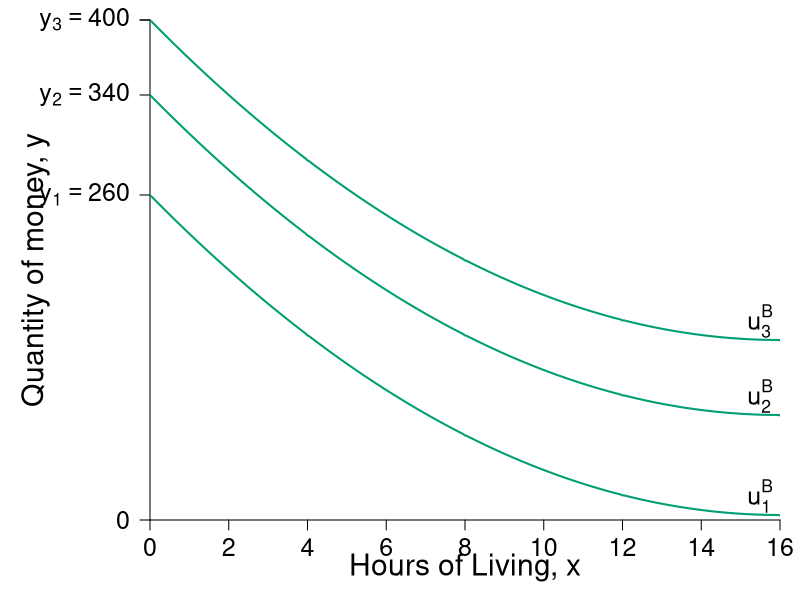

The R source for this figure: (Note: this script raises an error after producing the figure.)
require(shape)
pdf(file = "property/qql_y_indiff_new.pdf", width = 9, height = 7)

#Set parameters for graphics
namesize <- 1.3
pointsize <- 1.8
axislabelsize <- 1.8
labelsize <- 1.5
namesize <- 1.8
annotatesize <- 1.5
graphlinewidth <- 2
segmentlinewidth <- 1.5


COL <- c("#7fc97f", "#beaed4", "#fdc086", "#ffff99", "#386cb0", "#f0027f", "#bf5b17", "#666666")
COLA <- c("#99d8c9","#66c2a4","#41ae76", "#238b45", "#005824")
COLB <- c("#4eb3d3", "#2b8cbe", "#0868ac","#084081")
grays <- gray.colors(25, start = 1, end = 0)
CBCols <- c("#009E73","#0072B2","#E69F00","#CC79A7", "#F0E442")

#Edited the margins to cater for the larger LHS labels
par(mar =  c(4, 7.5, 1, 1))

mrsA <- function(x, rmax = 32, xmax = 16) {
  rmax - (rmax/xmax)*x
}

uA <- function(x, y, rmax = 32, xmax = 16) {
  (y) + rmax*(x) - (1/2)*(rmax/xmax)*(x)^2
}

indiffA <- function(x, uA = 256, rmax = 32, xmax = 16) {
  uA - rmax*(x) + (1/2)*(rmax/xmax)*(x)^2
}

bcA <- function(x, w = 20, p = 2) {
  w - p*x
}


xlims <- c(0, 16)
ylims <- c(0, 400)

npts <- 501 
x <- seq(xlims[1], xlims[2], length.out = npts)
y <- seq(ylims[1], ylims[2], length.out = npts) 
a <- c(260, 340, 400)

plot(0, 0, xlim = xlims, ylim = ylims, type = "n",
     xlab = expression(paste("")),
     ylab = expression(paste("")), 
     xaxt = "n", 
     yaxt = "n", 
     cex.lab = axislabelsize, 
     bty = "n",
     xaxs="i", 
     yaxs="i")

# ticksy <- seq(from = 0, to = ylims[2], by = 2)
# ylabels <- seq(from = 0, to = ylims[2], by = 2)
# ticksx <- seq(from = 0, to = xlims[2], by = 2)
# xlabels <- seq(from = 0, to = xlims[2], by = 2)
ticksy <- c(0, a[1], a[2], a[3], ylims[2])
ylabels <- c(0, expression(paste(y[1] == 260)), expression(paste(y[2] == 340)), expression(paste(y[3] == 400)), NA)
ticksx <- seq(0, xlims[2], 2)
xlabels <- seq(0, xlims[2], 2)

axis(1, at = ticksx, pos = 0, labels = xlabels, cex.axis = labelsize)
axis(2, at = ticksy, pos = 0, labels = ylabels, las = 1, cex.axis = labelsize)

npts <- 500 
xx1 <- seq(xlims[1], xlims[2], length.out = npts)

#lines(xx1, bcA(xx1, w = 12, p = 1), col = COLB[3], lwd = graphlinewidth)
#lines(xx1, indiffA1(xx1, uA = 20, rmax = 2.5, xmax = 10), col = COLB[4], lwd = graphlinewidth)

#mtext(expression(paste("Hours of Living, ", x)), side=1, line = 2.5, cex = axislabelsize)
text( 0.5*xlims[2],-38, expression(paste("Hours of Living, ", x)), xpd = TRUE, cex = axislabelsize) 
text(-2.9, 0.5*ylims[2], expression(paste("Quantity of money, ", y)), xpd = TRUE, cex = axislabelsize, srt = 90) 

#segments(4.11765, 6.17647, 5.88, 8.88, lty = 1, col = COL[2] , lwd = graphlinewidth)
#text(7.3, 3, expression("Pareto Efficient"))
#text(7.3, 2.5, expression("Curve"))
#Arrows(7.3, 3.5, 7.3, 6.1, col = "black", lty = 1, lwd = 2, arr.type = "triangle", arr.lwd = 0.5)

#Label the iso-welfare functions for the HG, Aisha
text(15.5, indiffA(x = 15.5, uA = a[1]) + 15, expression(u[1]^B), cex = annotatesize)
text(15.5, indiffA(x = 15.5, uA = a[2]) + 15, expression(u[2]^B), cex = annotatesize) 
text(15.5, indiffA(x = 15.5, uA = a[3]) + 15, expression(u[3]^B), cex = annotatesize)
#text(6.6, 8.3, expression(u[4]^A))

#Label mrs function
#text(10, 8, expression(paste(mrs(x,y) == r[max] - frac(r[max], x[max])*x)))
#Arrows(10, 7.5, 10, 5.6, col = "black", lty = 1, lwd = 2, arr.type = "triangle", arr.lwd = 0.5)

#Label satiation
#text(20, 4, expression(paste(x[max] == "Point")))
#text(20, 3, expression(paste("of Satiation")))
#Arrows(20, 2.5, 20, 0.5, col = "black", lty = 1, lwd = 2, arr.type = "triangle", arr.lwd = 0.5)

#Label highest willingness to pay
# text(5, 10.5, expression(paste(r[max] == "Maximum")))
# text(5, 9.5, expression(paste("Willingness to Pay")))
# Arrows(3, 10, 0.5, 10, col = "black", lty = 1, lwd = 2, arr.type = "triangle", arr.lwd = 0.5)


contour(x, y, 
        outer(x, y, uA),
        drawlabels = FALSE,
        col = CBCols[1],
        #cex.lab = axislabelsize,
        lwd = graphlinewidth,
        levels = a, 
        xaxs="i", 
        yaxs="i", 
        add = TRUE)

#segments(0, 6, 6, 6, lty = 2, col = "gray" , lwd = segmentlinewidth)
#segments(6, 0, 6, 6, lty = 2, col = "gray" , lwd = segmentlinewidth)


slopeline <- function(x, yint, slope = 1.5){
  yint - slope*x
}

# #segment at 2 hours of work
# segments(2, 0, 2, ylims[2], lty = 2, col = grays[20] , lwd = segmentlinewidth)
# #segment at 10 hours of work


# segments(8, 0, 8, indiffA(x = secondpointsx[2], uA = a[2]), lty = 2, col = grays[20] , lwd = segmentlinewidth)
# segments(0, indiffA(x = secondpointsx[2], uA = a[2]), 8, indiffA(x = secondpointsx[2], uA = a[2]), lty = 2, col = grays[20] , lwd = segmentlinewidth)


# slopex1 <- seq(0.5,3.5,length.out = 200)
# lines(slopex1, slopeline(slopex1, yint = a[1] - 5, slope = mrsA(x = 2)), col = Grays[21], lty = 2, lwd = graphlinewidth)
# lines(slopex1, slopeline(slopex1, yint = a[2] - 5, slope = mrsA(x = 2)), col = Grays[21], lty = 2, lwd = graphlinewidth)
# lines(slopex1, slopeline(slopex1, yint = a[3] - 5, slope = mrsA(x = 2)), col = Grays[21], lty = 2, lwd = graphlinewidth)

slopex1 <- seq(6.5,10.5,length.out = 200)
lines(slopex1, slopeline(slopex1, yint = a[1] - 65, slope = mrsA(x = 8)), col = Grays[21], lty = 2, lwd = graphlinewidth)

slopex2 <- seq(6,10,length.out = 200)
lines(slopex2, slopeline(slopex2, yint = a[2] - 65, slope = mrsA(x = 8)), col = Grays[21], lty = 2, lwd = graphlinewidth)
lines(slopex2, slopeline(slopex2, yint = a[3] - 65, slope = mrsA(x = 8)), col = Grays[21], lty = 2, lwd = graphlinewidth)

slopex3 <- seq(1.5,5.5,length.out = 200)
lines(slopex3, slopeline(slopex3, yint = a[1] - 16, slope = mrsA(x = 4)), col = Grays[21], lty = 2, lwd = graphlinewidth)

# firstpointsx <- c(2, 2, 2)
# firstpointsy <- c(indiffA(x = firstpointsx[1], uA = a[1]), indiffA(x = firstpointsx[2], uA = a[2]), indiffA(x = firstpointsx[3], uA = a[3]))
# points(firstpointsx, firstpointsy, pch = 16, col = "black", cex = 1.5)

secondpointsx <- c(8, 8, 8)
secondpointsy <- c(indiffA(x = secondpointsx[1], uA = a[1]), indiffA(x = secondpointsx[2], uA = a[2]), indiffA(x = secondpointsx[3], uA = a[3]))
points(secondpointsx, secondpointsy, pch = 16, col = "black", cex = 1.5)
text(secondpointsx, secondpointsy + 15, c("f", "g", "h"), xpd = TRUE, cex = annotatesize) 


#Point at same height, but different x as 8
points(4, indiffA(x = secondpointsx[2], uA = a[2]), pch = 16, col = "black", cex = 1.5)
text(4, indiffA(x = secondpointsx[2], uA = a[2]) + 15, expression(e), xpd = TRUE, cex = annotatesize) 


dev.off()
